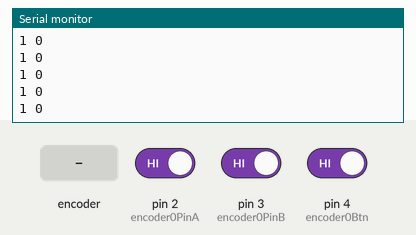
This sketch was run on a simulated Arduino Uno, built with avr-gcc and run on an emulated ATmega328P. On the bench: the last lines printed to the serial monitor. Inputs (shaded band) come from the test bench; at power-on: pin 4 (encoder0Btn) HIGH, pin 2 (encoder0PinA) HIGH, pin 3 (encoder0PinB) HIGH.

Above: at 1.3 s.
1.4 s: rotary encoder on pin 2 (encoder0PinA) / pin 3 (encoder0PinB) turned 3 steps (first pin leading)
At 1.93 s:
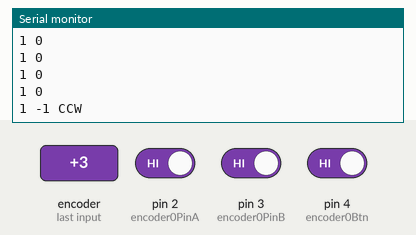
3.5 s: rotary encoder on pin 2 (encoder0PinA) / pin 3 (encoder0PinB) turned 2 steps (second pin leading)
At 3.93 s:
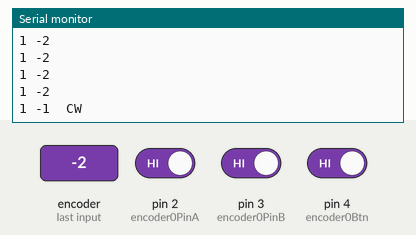
5.5 s: pin 4 (encoder0Btn) driven LOW
At 5.68 s:
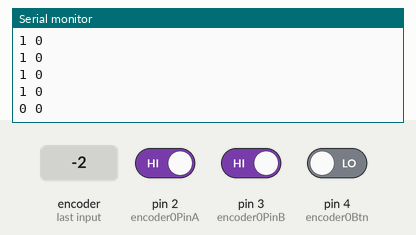

The sketch:

rotary_encoder_test.ino
```cpp
#define encoder0PinA 2
#define encoder0PinB 3
#define encoder0Btn 4

int encoder0Pos = 0;
int valRotary;
int lastValRotary;

void setup() {
  Serial.begin(9600);
  pinMode(encoder0PinA, INPUT_PULLUP);
  pinMode(encoder0PinB, INPUT_PULLUP);
  pinMode(encoder0Btn, INPUT_PULLUP);
  attachInterrupt(digitalPinToInterrupt(encoder0PinA), doEncoder, CHANGE);
}


void loop() {
  int btn = digitalRead(encoder0Btn);
  Serial.print(btn);
  Serial.print(" ");
  Serial.print(valRotary);
  if (valRotary>lastValRotary)
  {
  Serial.print("  CW");
  }
 if(valRotary<lastValRotary)

  {

  Serial.print(" CCW");

  }
  lastValRotary = valRotary;
  Serial.println(" ");
  delay(250);
}
void doEncoder() {
  if (digitalRead(encoder0PinA) == digitalRead(encoder0PinB))
  {
  encoder0Pos++;
  }
  else
  {
  encoder0Pos--;
  }
  valRotary = encoder0Pos/2.5;
}
```

Measured:
- after the input at 1.4 s, the serial monitor: prints a new line after 0.35 s (image 1)
- after the input at 3.5 s, the serial monitor: prints a new line after 0.25 s (image 2)
- after the input at 5.5 s, the serial monitor: prints a new line at once (image 3)
